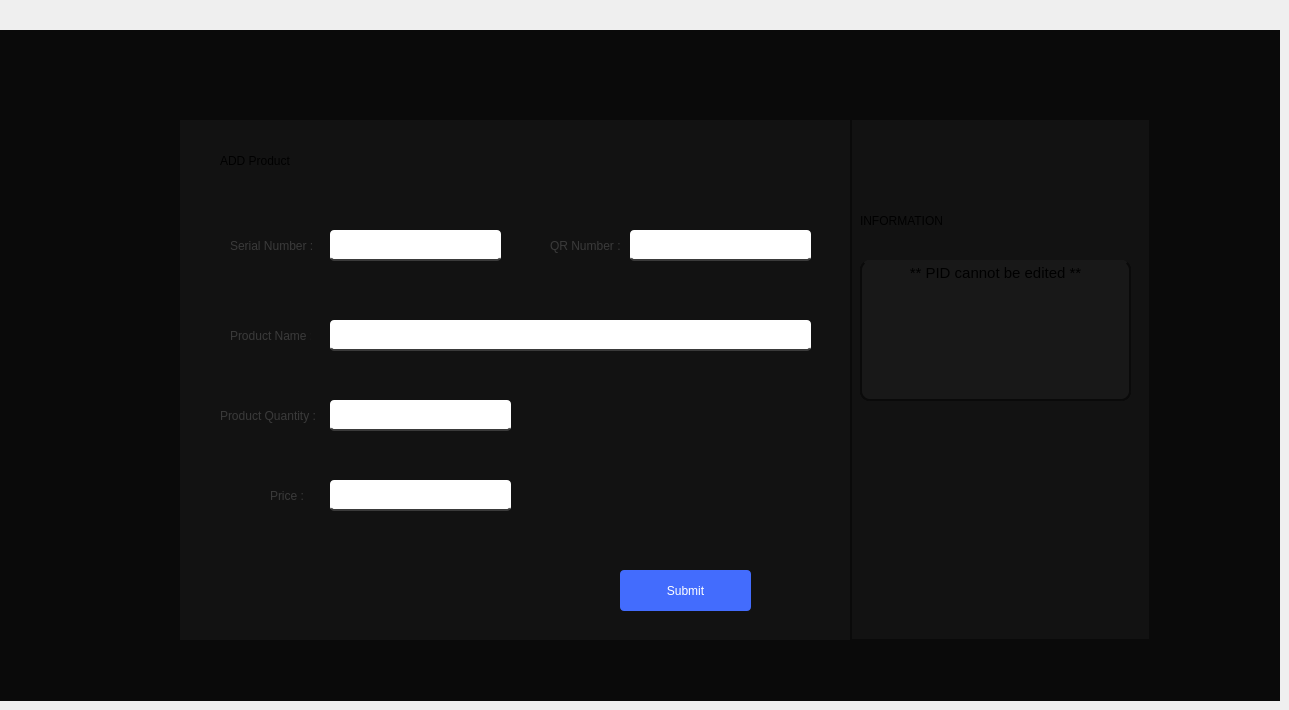
    <widget class="QWidget" name="addProduct">
     <widget class="QWidget" name="widget_91" native="true">
      <property name="geometry">
       <rect>
        <x>0</x>
        <y>30</y>
        <width>1280</width>
        <height>671</height>
       </rect>
      </property>
      <property name="styleSheet">
       <string notr="true">max-width:1280px;
max-height:720px;
background:#0a0a0a;</string>
      </property>
      <widget class="QWidget" name="widget_28" native="true">
       <property name="geometry">
        <rect>
         <x>180</x>
         <y>90</y>
         <width>671</width>
         <height>520</height>
        </rect>
       </property>
       <property name="styleSheet">
        <string notr="true">max-width: 900px;
max-height: 520px;
background-color:#121212;</string>
       </property>
       <widget class="QLineEdit" name="lineEdit">
        <property name="geometry">
         <rect>
          <x>150</x>
          <y>110</y>
          <width>171</width>
          <height>31</height>
         </rect>
        </property>
        <property name="styleSheet">
         <string notr="true">border:none;
border-bottom: 2px solid #3a3a3a;
background: white;
border-radius:4px;
color:#0a0a0a;</string>
        </property>
        <property name="text">
         <string/>
        </property>
       </widget>
       <widget class="QLabel" name="label_289">
        <property name="geometry">
         <rect>
          <x>40</x>
          <y>10</y>
          <width>181</width>
          <height>61</height>
         </rect>
        </property>
        <property name="styleSheet">
         <string notr="true">font: 16pt &quot;Sans Serif Collection&quot;;
border:none;</string>
        </property>
        <property name="text">
         <string>ADD Product</string>
        </property>
       </widget>
       <widget class="QLabel" name="label_31">
        <property name="geometry">
         <rect>
          <x>50</x>
          <y>115</y>
          <width>91</width>
          <height>21</height>
         </rect>
        </property>
        <property name="styleSheet">
         <string notr="true">color:#3a3a3a;
font: 10pt &quot;Segoe UI&quot;;</string>
        </property>
        <property name="text">
         <string>Serial Number :</string>
        </property>
       </widget>
       <widget class="QLabel" name="label_38">
        <property name="geometry">
         <rect>
          <x>370</x>
          <y>110</y>
          <width>71</width>
          <height>31</height>
         </rect>
        </property>
        <property name="styleSheet">
         <string notr="true">color:#3a3a3a;
font: 10pt &quot;Segoe UI&quot;;</string>
        </property>
        <property name="text">
         <string>QR Number :</string>
        </property>
       </widget>
       <widget class="QLineEdit" name="lineEdit_2">
        <property name="geometry">
         <rect>
          <x>450</x>
          <y>110</y>
          <width>181</width>
          <height>31</height>
         </rect>
        </property>
        <property name="styleSheet">
         <string notr="true">border:none;
border-bottom: 2px solid #3a3a3a;
background: white;
border-radius:4px;
color:#0a0a0a;</string>
        </property>
        <property name="text">
         <string/>
        </property>
       </widget>
       <widget class="QLabel" name="label_51">
        <property name="geometry">
         <rect>
          <x>50</x>
          <y>200</y>
          <width>81</width>
          <height>31</height>
         </rect>
        </property>
        <property name="styleSheet">
         <string notr="true">color:#3a3a3a;
font: 10pt &quot;Segoe UI&quot;;</string>
        </property>
        <property name="text">
         <string>Product Name :</string>
        </property>
       </widget>
       <widget class="QLabel" name="label_66">
        <property name="geometry">
         <rect>
          <x>40</x>
          <y>280</y>
          <width>101</width>
          <height>31</height>
         </rect>
        </property>
        <property name="styleSheet">
         <string notr="true">color:#3a3a3a;
font: 10pt &quot;Segoe UI&quot;;</string>
        </property>
        <property name="text">
         <string>Product Quantity :</string>
        </property>
       </widget>
       <widget class="QLabel" name="label_67">
        <property name="geometry">
         <rect>
          <x>90</x>
          <y>360</y>
          <width>51</width>
          <height>31</height>
         </rect>
        </property>
        <property name="styleSheet">
         <string notr="true">color:#3a3a3a;
font: 10pt &quot;Segoe UI&quot;;</string>
        </property>
        <property name="text">
         <string>Price :</string>
        </property>
       </widget>
       <widget class="QLineEdit" name="lineEdit_3">
        <property name="geometry">
         <rect>
          <x>150</x>
          <y>200</y>
          <width>481</width>
          <height>31</height>
         </rect>
        </property>
        <property name="styleSheet">
         <string notr="true">border:none;
border-bottom: 2px solid #3a3a3a;
background: white;
border-radius:4px;
color:#0a0a0a;</string>
        </property>
        <property name="text">
         <string/>
        </property>
       </widget>
       <widget class="QLineEdit" name="lineEdit_4">
        <property name="geometry">
         <rect>
          <x>150</x>
          <y>280</y>
          <width>181</width>
          <height>31</height>
         </rect>
        </property>
        <property name="styleSheet">
         <string notr="true">border:none;
border-bottom: 2px solid #3a3a3a;
background: white;
border-radius:4px;
color:#0a0a0a;</string>
        </property>
        <property name="text">
         <string/>
        </property>
       </widget>
       <widget class="QLineEdit" name="lineEdit_5">
        <property name="geometry">
         <rect>
          <x>150</x>
          <y>360</y>
          <width>181</width>
          <height>31</height>
         </rect>
        </property>
        <property name="styleSheet">
         <string notr="true">border:none;
border-bottom: 2px solid #3a3a3a;
background: white;
border-radius:4px;
color:#0a0a0a;</string>
        </property>
        <property name="text">
         <string/>
        </property>
       </widget>
       <widget class="QPushButton" name="pushButton_85">
        <property name="geometry">
         <rect>
          <x>440</x>
          <y>450</y>
          <width>131</width>
          <height>41</height>
         </rect>
        </property>
        <property name="styleSheet">
         <string notr="true">background:#436cfd;
font: 500 10pt &quot;Microsoft Sans Serif&quot;;
color:white;
border-radius: 4px;
</string>
        </property>
        <property name="text">
         <string>Submit</string>
        </property>
       </widget>
      </widget>
      <widget class="QWidget" name="widget_92" native="true">
       <property name="geometry">
        <rect>
         <x>850</x>
         <y>90</y>
         <width>301</width>
         <height>521</height>
        </rect>
       </property>
       <property name="styleSheet">
        <string notr="true">background:#121212;
border: 2px solid #0a0a0a;
border-top:none;</string>
       </property>
       <widget class="QWidget" name="widget_93" native="true">
        <property name="geometry">
         <rect>
          <x>10</x>
          <y>140</y>
          <width>271</width>
          <height>141</height>
         </rect>
        </property>
        <property name="styleSheet">
         <string notr="true">border-radius: 10px;
background:#181818;</string>
        </property>
        <widget class="QTextEdit" name="textEdit">
         <property name="geometry">
          <rect>
           <x>0</x>
           <y>0</y>
           <width>271</width>
           <height>141</height>
          </rect>
         </property>
         <property name="styleSheet">
          <string notr="true">font: 12pt &quot;Microsoft Sans Serif&quot;;</string>
         </property>
         <property name="html">
          <string>&lt;!DOCTYPE HTML PUBLIC &quot;-//W3C//DTD HTML 4.0//EN&quot; &quot;http://www.w3.org/TR/REC-html40/strict.dtd&quot;&gt;
&lt;html&gt;&lt;head&gt;&lt;meta name=&quot;qrichtext&quot; content=&quot;1&quot; /&gt;&lt;meta charset=&quot;utf-8&quot; /&gt;&lt;style type=&quot;text/css&quot;&gt;
p, li { white-space: pre-wrap; }
hr { height: 1px; border-width: 0; }
li.unchecked::marker { content: &quot;\2610&quot;; }
li.checked::marker { content: &quot;\2612&quot;; }
&lt;/style&gt;&lt;/head&gt;&lt;body style=&quot; font-family:'Microsoft Sans Serif'; font-size:12pt; font-weight:400; font-style:normal;&quot;&gt;
&lt;p align=&quot;center&quot; style=&quot; margin-top:0px; margin-bottom:0px; margin-left:0px; margin-right:0px; -qt-block-indent:0; text-indent:0px;&quot;&gt;&lt;span style=&quot; font-family:'Segoe UI'; font-size:11pt;&quot;&gt;** PID cannot be edited **&lt;/span&gt;&lt;/p&gt;
&lt;p align=&quot;center&quot; style=&quot;-qt-paragraph-type:empty; margin-top:0px; margin-bottom:0px; margin-left:0px; margin-right:0px; -qt-block-indent:0; text-indent:0px; font-family:'Segoe UI'; font-size:11pt;&quot;&gt;&lt;br /&gt;&lt;/p&gt;
&lt;p align=&quot;center&quot; style=&quot;-qt-paragraph-type:empty; margin-top:0px; margin-bottom:0px; margin-left:0px; margin-right:0px; -qt-block-indent:0; text-indent:0px; font-family:'Segoe UI'; font-size:11pt;&quot;&gt;&lt;br /&gt;&lt;/p&gt;&lt;/body&gt;&lt;/html&gt;</string>
         </property>
        </widget>
       </widget>
       <widget class="QWidget" name="widget_94" native="true">
        <property name="geometry">
         <rect>
          <x>980</x>
          <y>0</y>
          <width>301</width>
          <height>720</height>
         </rect>
        </property>
        <property name="styleSheet">
         <string notr="true">background:#0a0a0a;
border: 2px solid #121212;
border-top:none;</string>
        </property>
        <widget class="QLabel" name="label_278">
         <property name="geometry">
          <rect>
           <x>20</x>
           <y>20</y>
           <width>111</width>
           <height>61</height>
          </rect>
         </property>
         <property name="styleSheet">
          <string notr="true">font: 16pt &quot;Sans Serif Collection&quot;;
border:none;</string>
         </property>
         <property name="text">
          <string>Overview</string>
         </property>
        </widget>
        <widget class="QWidget" name="widget_95" native="true">
         <property name="geometry">
          <rect>
           <x>20</x>
           <y>80</y>
           <width>271</width>
           <height>141</height>
          </rect>
         </property>
         <property name="styleSheet">
          <string notr="true">border-radius: 10px;
background:#181818;</string>
         </property>
         <widget class="QLabel" name="label_279">
          <property name="geometry">
           <rect>
            <x>30</x>
            <y>20</y>
            <width>71</width>
            <height>21</height>
           </rect>
          </property>
          <property name="styleSheet">
           <string notr="true">color:#494949;
</string>
          </property>
          <property name="text">
           <string>Total Sales:</string>
          </property>
         </widget>
         <widget class="QLabel" name="label_280">
          <property name="geometry">
           <rect>
            <x>30</x>
            <y>60</y>
            <width>71</width>
            <height>21</height>
           </rect>
          </property>
          <property name="styleSheet">
           <string notr="true">color:#494949;
</string>
          </property>
          <property name="text">
           <string>Total Profit:</string>
          </property>
         </widget>
         <widget class="QLabel" name="label_281">
          <property name="geometry">
           <rect>
            <x>30</x>
            <y>100</y>
            <width>91</width>
            <height>21</height>
           </rect>
          </property>
          <property name="styleSheet">
           <string notr="true">color:#494949;
</string>
          </property>
          <property name="text">
           <string>Remaining Stock:</string>
          </property>
         </widget>
         <widget class="QLabel" name="label_282">
          <property name="geometry">
           <rect>
            <x>170</x>
            <y>20</y>
            <width>91</width>
            <height>16</height>
           </rect>
          </property>
          <property name="styleSheet">
           <string notr="true">border:none;
color:#adadad;</string>
          </property>
          <property name="text">
           <string>4000</string>
          </property>
         </widget>
         <widget class="QLabel" name="label_283">
          <property name="geometry">
           <rect>
            <x>170</x>
            <y>60</y>
            <width>91</width>
            <height>16</height>
           </rect>
          </property>
          <property name="styleSheet">
           <string notr="true">border:none;
color:#adadad;</string>
          </property>
          <property name="text">
           <string>23%</string>
          </property>
         </widget>
         <widget class="QLabel" name="label_284">
          <property name="geometry">
           <rect>
            <x>170</x>
            <y>100</y>
            <width>91</width>
            <height>16</height>
           </rect>
          </property>
          <property name="styleSheet">
           <string notr="true">border:none;
color:#adadad;</string>
          </property>
          <property name="text">
           <string>3978</string>
          </property>
         </widget>
        </widget>
        <widget class="QLabel" name="label_285">
         <property name="geometry">
          <rect>
           <x>30</x>
           <y>240</y>
           <width>141</width>
           <height>61</height>
          </rect>
         </property>
         <property name="styleSheet">
          <string notr="true">font: 16pt &quot;Sans Serif Collection&quot;;
border:none;</string>
         </property>
         <property name="text">
          <string>Weekly Report</string>
         </property>
        </widget>
        <widget class="QTableWidget" name="tableWidget_20">
         <property name="geometry">
          <rect>
           <x>20</x>
           <y>310</y>
           <width>271</width>
           <height>231</height>
          </rect>
         </property>
         <property name="styleSheet">
          <string notr="true">QTableWidget, QTableView {
    border: 1px solid #121212;
    border-radius: 5px;
    gridline-color: #ddd;
    background-color: #adadad;
    font-size: 10px;
    font-family: Arial, sans-serif;
    color: #333;
    selection-background-color: #0078D7;
    selection-color: white;
}

QHeaderView::section {
    background-color:#0a0a0a;
    color: white;
    padding: 4px;
    border: 1px solid #121212;
    font-size: 10px;
    font-weight: bold;
    text-align: center;
}

QTableWidget::item, QTableView::item {
    padding: 2px;
    border-bottom: 1px solid #ddd;
    text-align: center;
}

QTableWidget::item:selected, QTableView::item:selected {
    background-color: #0078D7;
    color: white;
}

QTableCornerButton::section {
    background-color: #adadad;
    border: 1px solid #adadad;
	border-top-left-radius: 8px;
  
}
</string>
         </property>
         <row/>
         <row/>
         <row/>
         <row/>
         <column>
          <property name="text">
           <string>Total Sales</string>
          </property>
         </column>
         <column>
          <property name="text">
           <string>Total Profit</string>
          </property>
         </column>
         <column>
          <property name="text">
           <string>Remaining Debtors</string>
          </property>
         </column>
         <column>
          <property name="text">
           <string>Remaining Stock</string>
          </property>
         </column>
         <item row="0" column="0">
          <property name="text">
           <string>2123</string>
          </property>
         </item>
        </widget>
       </widget>
       <widget class="QLabel" name="label_288">
        <property name="geometry">
         <rect>
          <x>10</x>
          <y>70</y>
          <width>181</width>
          <height>61</height>
         </rect>
        </property>
        <property name="styleSheet">
         <string notr="true">font: 16pt &quot;Sans Serif Collection&quot;;
border:none;</string>
        </property>
        <property name="text">
         <string>INFORMATION</string>
        </property>
       </widget>
       <widget class="QPushButton" name="pushButton_19">
        <property name="geometry">
         <rect>
          <x>250</x>
          <y>20</y>
          <width>21</width>
          <height>20</height>
         </rect>
        </property>
        <property name="styleSheet">
         <string notr="true">border:none;</string>
        </property>
        <property name="text">
         <string/>
        </property>
       </widget>
       <widget class="QLabel" name="label_68">
        <property name="geometry">
         <rect>
          <x>250</x>
          <y>20</y>
          <width>21</width>
          <height>21</height>
         </rect>
        </property>
        <property name="styleSheet">
         <string notr="true">background-color:transparent;
background-image: url(&quot;:/new/prefix1/images/cancel-01-Stroke-Rounded.png&quot;);
    background-repeat: no-repeat;
    background-position: center;
    background-origin: content;
border:none;</string>
        </property>
        <property name="text">
         <string/>
        </property>
       </widget>
      </widget>
     </widget>
    </widget>
